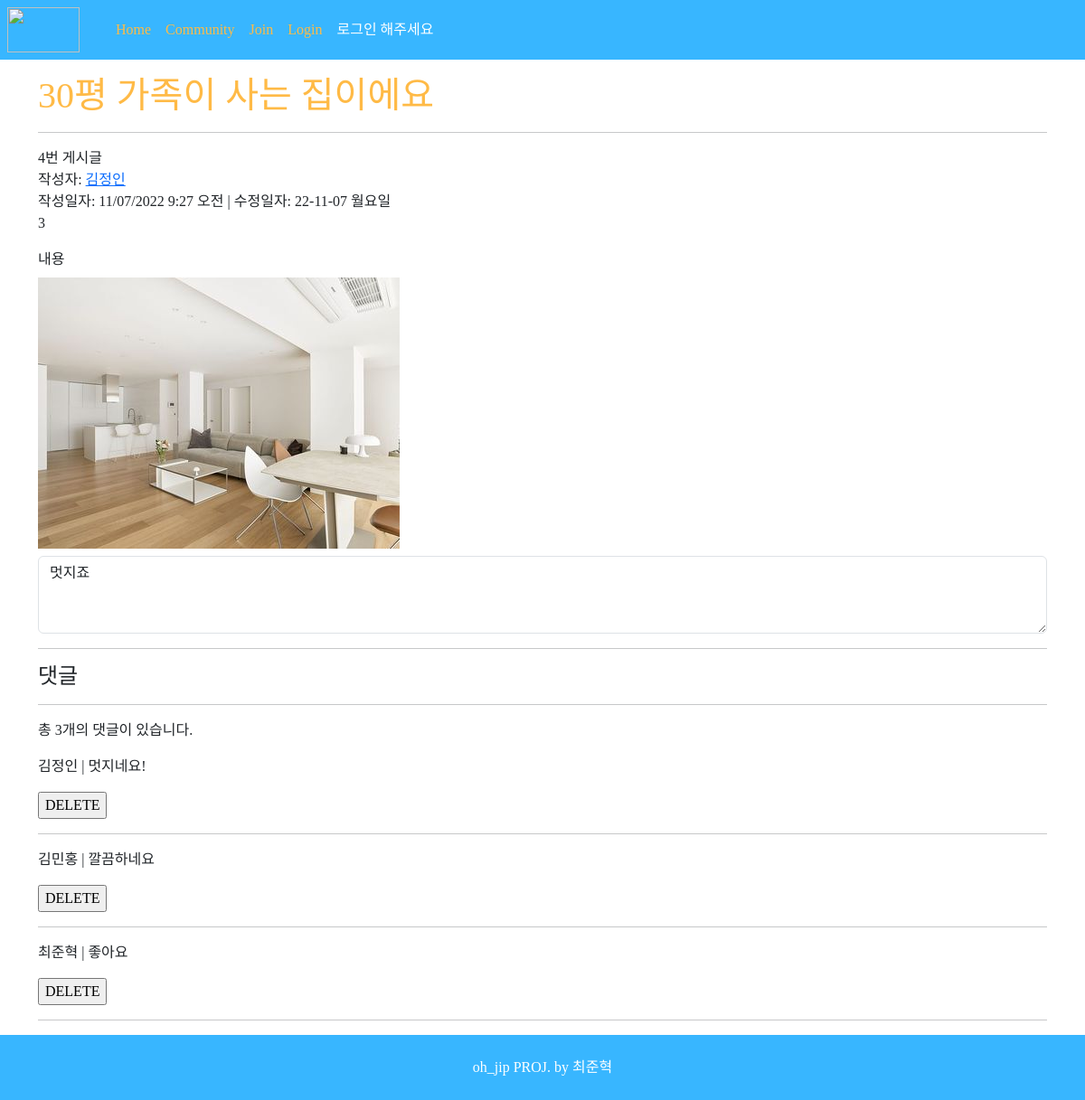
The page /detail/4 on the database its author committed.
### reviews/models.py (models this page shows)
class Review(models.Model):
    title = models.CharField(max_length=20)
    content = models.TextField(null=False)
    created_at = models.DateTimeField(auto_now_add=True)
    updated_at = models.DateTimeField(auto_now=True)
    image = ProcessedImageField(
        upload_to="images/",
        blank=True,
        processors=[ResizeToFill(400, 300)],
        format="JPEG",
        options={"quality": 80},
    )
    image_thumbnail = ProcessedImageField(
        upload_to="images/",
        blank=True,  # settings.py 원본 ImageField 명
        processors=[Thumbnail(400, 300)],  # 처리할 작업목록
        format="JPEG",  # 최종 저장 포맷
        options={"quality": 80},
    )  # 저장 옵션
    user = models.ForeignKey(
        settings.AUTH_USER_MODEL, on_delete=models.CASCADE, null=True
    )
    like_users = models.ManyToManyField(
        settings.AUTH_USER_MODEL, related_name="like_articles"
    )

class Comment(models.Model):
    content = models.TextField()
    created_at = models.DateTimeField(auto_now_add=True)
    article = models.ForeignKey(Review, on_delete=models.CASCADE)
    user = models.ForeignKey(
        settings.AUTH_USER_MODEL, on_delete=models.CASCADE, null=True
    )

### accounts/models.py (models this page shows, shortened)
class User(AbstractUser):
    followings = models.ManyToManyField('self', symmetrical=False, related_name='followers')

### reviews/views.py (the view)
# urls.py: path('detail/<int:pk>', views.detail, name='detail'),
def detail(request, pk):
    review = get_object_or_404(Review, pk=pk)
    context = {
        'review': review,
        'comment': review.comment_set.all(),
        }
    return render(request, 'reviews/detail.html', context)

### reviews/templates/reviews/detail.html (shortened to what this page needs)
{% extends 'base.html' %}
{% load django_bootstrap5 %}
{% block body %}
  <div class="container mt-3 mb-3">
    <h1 style="color: #FFBA46;">{{ review.title }}</h1>
    <hr>
    <span>{{ review.pk }}번 게시글</span><br>
    <span>작성자:
      <a href="{% url 'accounts:detail' review.user.pk %}">{{ review.user.username }}</a>
    </span><br>
    <span>작성일자:
      {{ review.created_at|date:"SHORT_DATETIME_FORMAT" }}
      | 수정일자:
      {{ review.updated_at|date:"y-m-d D" }}</span><br>
    <span id="like-count">{{ review.like_users.count }}</span>
    <div class="mb-3 mt-3">
      <label for="reviewContent" class="form-label">내용</label><br>
      {% if review.image %}
        <img class="mb-2" src="{{ review.image.url }}" alt="{{ review.image }}" width="400" height="300">
      {% endif %}
      <textarea name='content' class="form-control" id="reviewContent" rows="3" readonly="readonly">{{ review.content }}
      </textarea>
    </div>
    <hr>
    <h4 class="my-3">댓글</h4>
    <hr>
    <p>총 {{ comment.count }}개의 댓글이 있습니다.</p>
    <div id="comments">
      {% for comment in comment %}
        <p>{{ comment.user.username }} | {{ comment.content }}</p>
        <form action="{% url 'reviews:comment_delete' review.pk comment.pk %}" method="POST">
          <input type="submit" value="DELETE">
        </form>
        <hr>
        {% empty %}
        <p>댓글이 없어요 ㅠ_ㅠ</p>
      {% endfor %}
    </div>
  </div>
{% endblock %}

### reviewpjt/templates/base.html (shortened to what this page needs)
{% load django_bootstrap5 %}
{% load static %}
<!DOCTYPE html>
<html lang="ko">
  <head>
    {% bootstrap_css %}
    {% block css %}
      <link rel="stylesheet" href="{% static 'css/movie.css' %}">
      <link rel="stylesheet" href="https://cdn.jsdelivr.net/npm/bootstrap-icons@1.9.1/font/bootstrap-icons.css">
      {% endblock css %}
  </head>
  <body>
    <nav class="navbar navbar-expand-lg" style="background-color:#38b6ff;">
      <div class="nav mx-1">
        <a href="{% url 'reviews:index' %}"><img class="nav-logo mx-1" src="https://user-images.githubusercontent.com/75712723/200228137-aa504fc6-dc6d-415c-a061-7881e3704bad.png"/></a>
      </div>
      <div class="collapse navbar-collapse" id="navbarSupportedContent">
        <ul class="navbar-nav mb-2 mx-3 mb-lg-0 ms-lg-4 align-items-end">
          <li class="nav-item">
            <a class="menu nav-link active" href="{% url 'reviews:index' %}" style="color: #FFBA46;">Home</a>
          </li>
          <li class="nav-item">
            <a class="nav-link" href="{% url 'reviews:community' %}" style="color: #FFBA46;">Community</a>
          </li>
          {% if request.user.is_authenticated %}
            <li class="nav-item">
              <a class="nav-link" href="{% url 'accounts:logout' %}" style="color: #FFBA46;">Logout</a>
            </li>
            <li class="nav-item">
              <a class="nav-link" style="color:white;" href="{% url 'accounts:detail' user.pk %}" style="color: #FFBA46;">{{ request.user }}님, 환영합니다.</a>
              {% comment %} {% url 'movie:detail' user.pk %} {% endcomment %}
            </li>
          {% else %}
            <li class="nav-item">
              <a class="nav-link" href="{% url 'accounts:signup' %}" style="color: #FFBA46;">Join</a>
            </li>
            <li class="nav-item">
              <a class="nav-link" href="{% url 'accounts:login' %}" style="color: #FFBA46;">Login</a>
            </li>
            <li class="nav-item">
              <a class="nav-link" style="color:white;">로그인 해주세요</a>
            </li>
          {% endif %}
        </ul>
      </div>
    </nav>
    {% block body %}{% endblock body %}
    <footer class="py-4 css-2iocjw bottom-0" style="background-color:#38b6ff;">
      <div class="container px-4 px-lg-5">
        <p class="m-0 text-center text-white">oh_jip PROJ. by 최준혁</p>
      </div>
    </footer>
  </body>
</html>

### reviews/static/css/movie.css (style rules this page uses)
* { font-family: 'NetflixSans'; }

### reviewpjt/templates/base.html (style rules this page uses)
* { font-family: 'NetflixSans'; }
.nav-logo { width: 5rem; object-fit: cover; height: 50px; }
a { text-decoration: none; color: inherit; }

### rows shown on the page
Review: title "30평 가족이 사는 집이에요", pk "4", user.username "김정인", created_at "11/07/2022 9:27 오전", updated_at "22-11-07 월요일", like_users.count "3", image (picture), content "멋지죠", count "3"
Comment: user.username "김정인", content "멋지네요!"
Comment: user.username "김민홍", content "깔끔하네요"
Comment: user.username "최준혁", content "좋아요"
